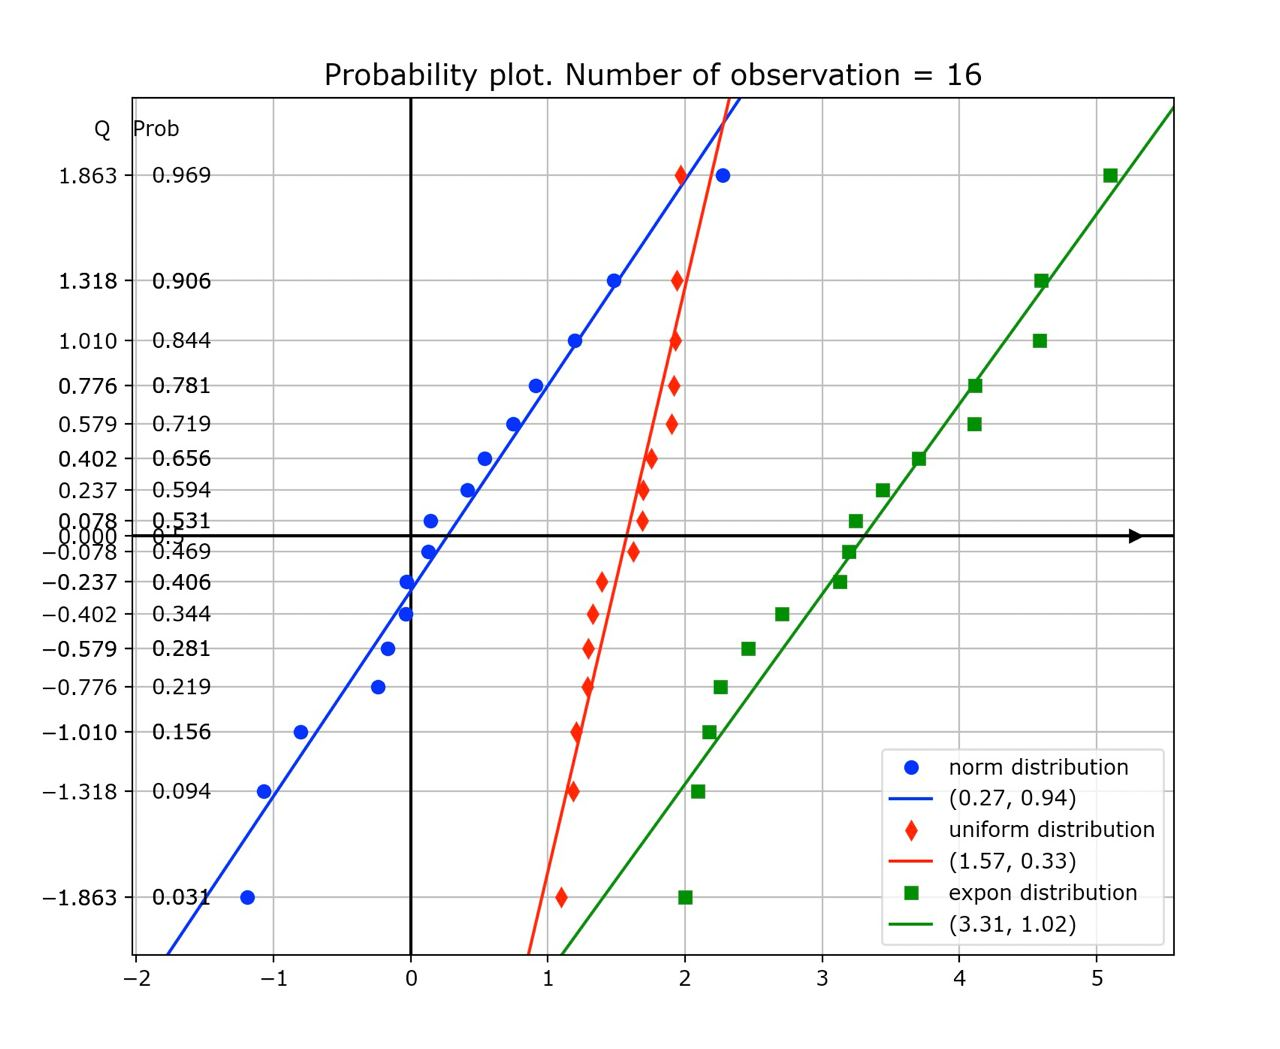

The script that drew this image:
from pylab import *
import numpy
rc ('font', family='verdana')
from scipy.stats import norm
import matplotlib.lines as mlines

colors = ['blue', 'red', 'green']
stform = 'ods'
distrib = ['norm', 'uniform', 'expon']
N = 16 #len of sample

scope = arange (.5/N, 1.0, 1/N)
y_values  = norm.ppf(scope)

figure = figure(1)
axes = figure.add_subplot (111)

plt.gca().axhline(y = 0, color = 'k')
plt.gca().axvline(x = 0, color = 'k')

shift = float(input('Значение сдвига = '))
sigma = float(input('Значение коэффициента масштаба = '))

for l in range (3):
	lib = 'from scipy.stats import {}'.format(distrib[l])
	exec (lib)
	x_values = sort(eval(distrib[l]+'.rvs('+str(shift)+', '+str(sigma)+',size='+str(N)+')'))
	x_mean = mean (x_values)
	y_mean = mean (y_values)

	vx = 0
	sum = 0
	for i in range (N):
		sum += (x_values[i] - x_mean)*(y_values[i] - y_mean)
		vx += (x_values[i] - x_mean)**2
	sum /= vx
	if sum == 0: sum = 1
	s = sqrt(vx/(N-1))

	plot (x_values, y_values, colors[l][0] + stform[l], label = r'{} distribution'.format(distrib[l]))

	#[x1, x2], [y1, y2]

	plot ([x_mean - (6 + y_mean)/sum, x_mean + (6 - y_mean)/sum], [-6, 6], colors[l][0],
		label = r'('+str(numpy.round(x_mean, 2)) + ', ' + str(numpy.round(1/sum, 2)) + ')')
	if l == 0: x_min = x_values[0]
	shift+=1

width = x_values[N-1] - x_min + shift
scope_ = arange (1 - scope[len(scope) - 1], 1.0, 2/N)
y_mark = list(norm.ppf(scope)) + [0.0] + list(norm.ppf(scope_))
scope = list(scope) + [0.5] + list(scope_)

for i in range (len(scope)):
	text (x_min - width*0.075, y_mark[i] - 0.04, str(numpy.round(scope[i], 3)))
locatory = matplotlib.ticker.FixedLocator (y_mark)
axes.yaxis.set_major_locator (locatory)
axes.grid('auto') #drawing grid (net)

legend (loc = 4)
title ('Probability plot. Number of observation = ' + str(N), size = 14)
plt.xlim ([x_min - 0.09*width, x_values[N-1] + 0.05*width])
plt.ylim ([y_values[0] - 0.3, y_values[N-1] + 0.4])
plot ([x_min - 0.035*width, x_values[N-1] + 0.02*width], [0, 0], 'k')
plot ([x_values[N-1] + 0.02*width], [0], 'k>')
text (x_min - width*0.12, y_values[N-1] + 0.2, 'Q   Prob')

plt.show()
